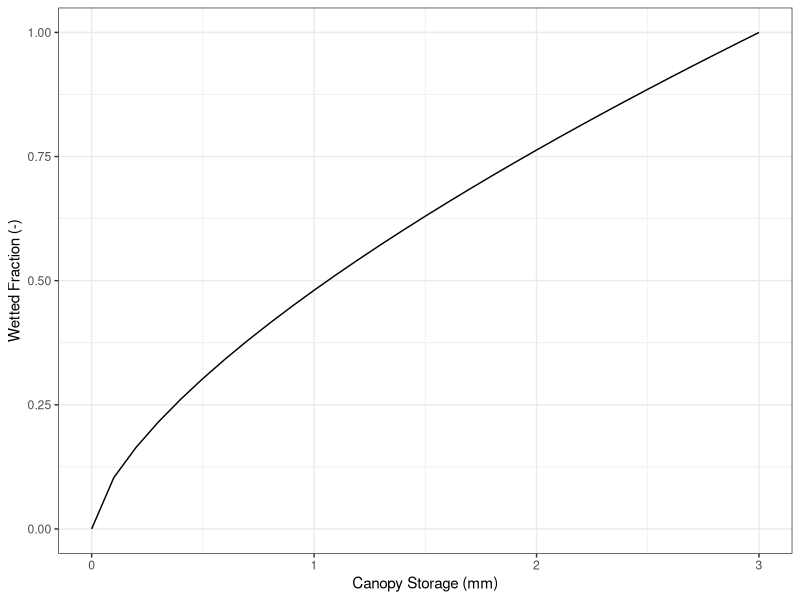
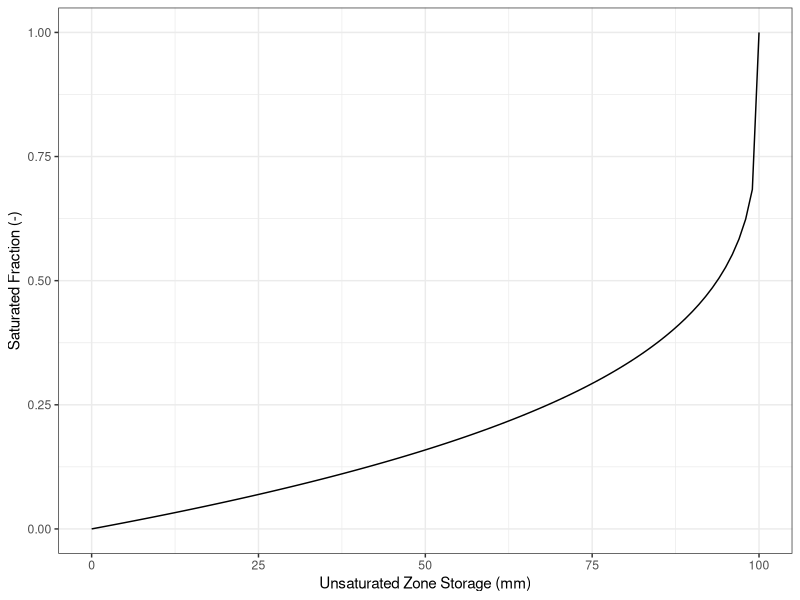
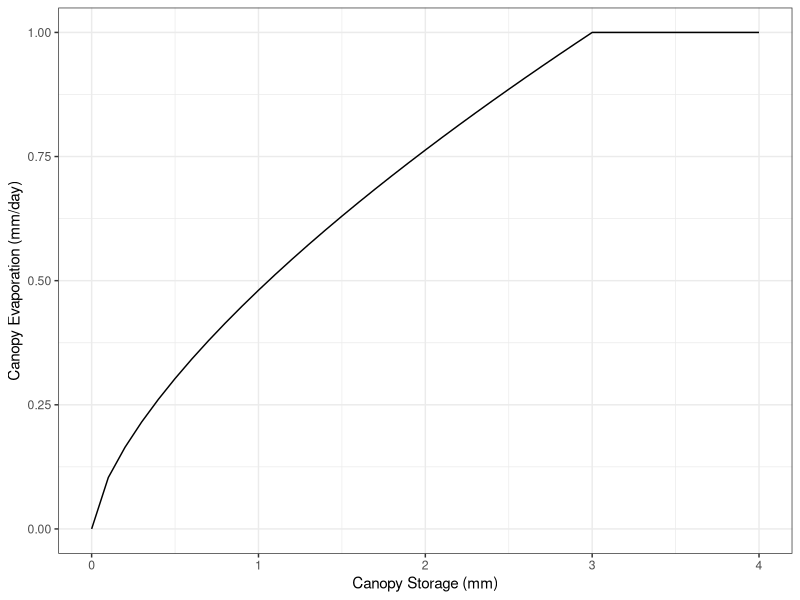
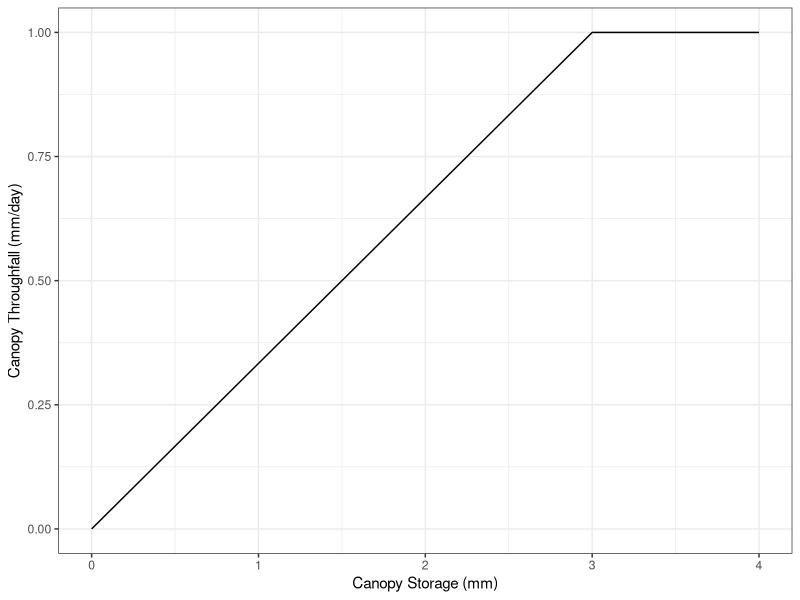
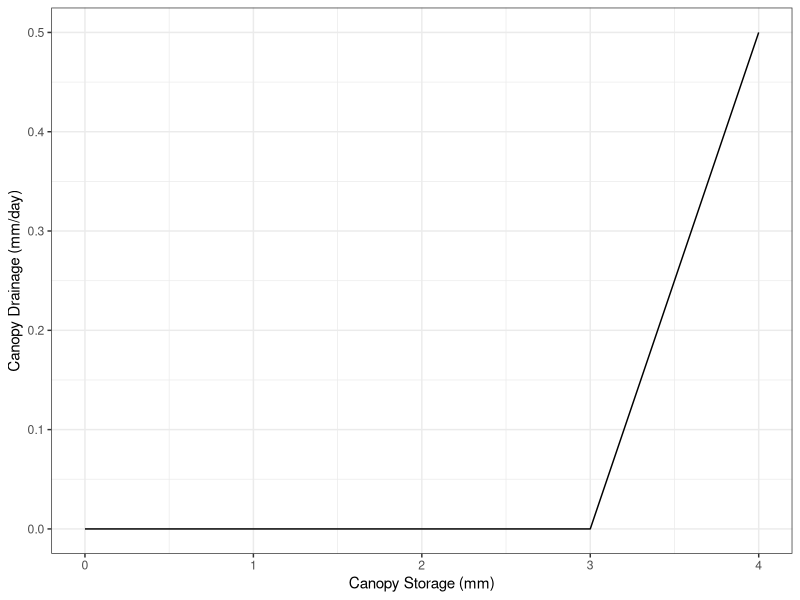
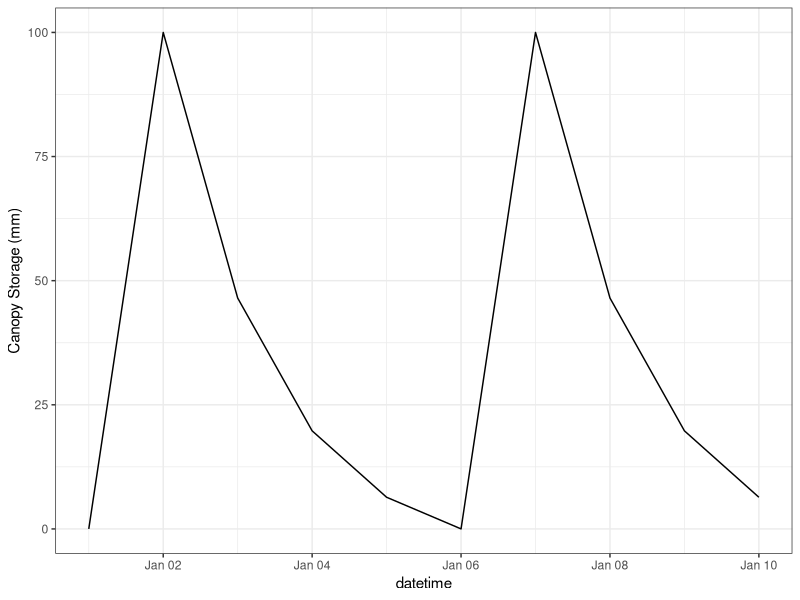
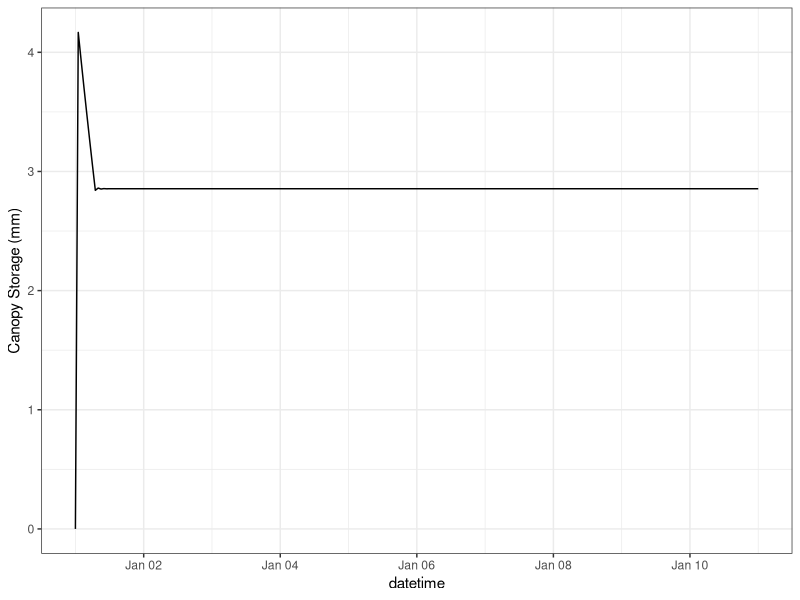
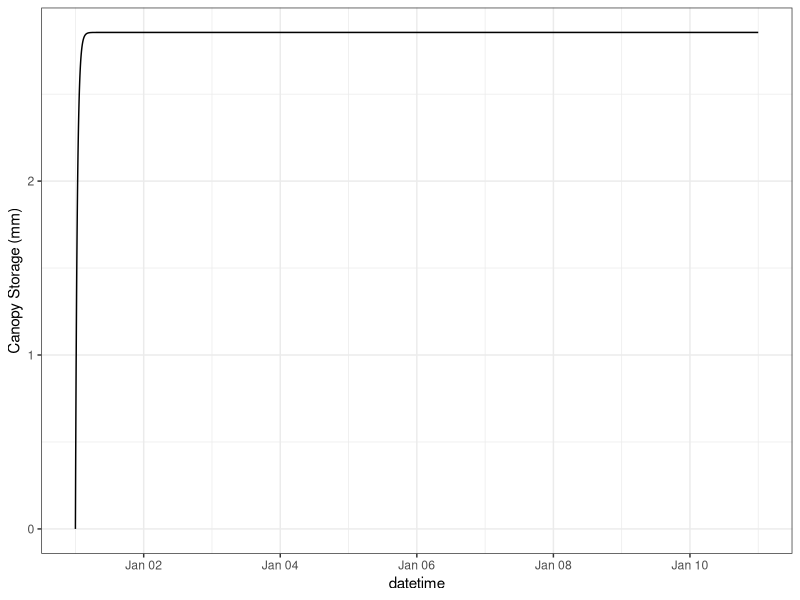

R code for these plots, in order:
## ---- chunk 1
#| include: false
library(tidyverse)
## ---- chunk 2
nonLinearityWetFrac <- 2/3 # Non-linearity in the wetted fraction of the canopy (-)
canopyInterceptionCapacity <- 3.00 # Maximum non-drainable interception storage (mm)
canopyDrainageConstant <- 0.50 # Canopy drainage coefficient (day-1)
fieldCapacity <- 25.00 # Field capacity (mm)
unsatMaxStorage <- 100.00 # Maximum storage in the unsaturated zone (mm)
nonLinearityVarSourceArea <- 0.25 # Non-linearity in the variable source area (-)
maxPerc <- 500.00 # Maximum percolation rate (mm day-1)
nonLinearityPerc <- 3.00 # Percolation non-linearity (-)
runoffCoefSatZone <- 0.10 # Runoff coefficient for the saturated zone (day-1)
## ---- chunk 3
wetFrac <- function(canopyInterception){
  if (canopyInterception <= canopyInterceptionCapacity) {
    wetFracOut <- (canopyInterception/canopyInterceptionCapacity)^nonLinearityWetFrac
  }
  else {
    wetFracOut <- 1
  }
  return(wetFracOut)
}
## ---- chunk 4
satFrac <- function(unsatStorage){
  if (unsatStorage < unsatMaxStorage) {
    satFracOut <- 1-(1-(unsatStorage/unsatMaxStorage))^nonLinearityVarSourceArea
  }
  else {
    satFracOut <- 1
  }
  return(satFracOut)
}
## ---- chunk 5
wet_df <- data.frame(
  canopy_storage = seq(0, 3, by = 0.1)
)

wet_df$wet_frac <- sapply(wet_df$canopy_storage, wetFrac)
## ---- chunk 6
sat_df <- data.frame(
  unsat_zone_storage = seq(0, 100, by = 1)
)

sat_df$sat_frac <- sapply(sat_df$unsat_zone_storage, satFrac)
## ---- chunk 7
#| label: "fig-q-1"
#| layout-ncol: 2
#| fig-width: 4
#| fig-height: 4
#| fig-subcap: 
#| - " "
#| - " "
#| fig-cap: Diagnostic variables used in the flux calculations

ggplot(wet_df, aes(canopy_storage, wet_frac)) + 
  geom_line() +
  xlab('Canopy Storage (mm)') +
  ylab('Wetted Fraction (-)') +
  theme_bw()

ggplot(sat_df, aes(unsat_zone_storage, sat_frac)) + 
  geom_line() +
  xlab('Unsaturated Zone Storage (mm)') +
  ylab('Saturated Fraction (-)') +
  theme_bw()
## ---- chunk 8
interceptEvap <- function(potentialEvap, wetFrac){
  return(potentialEvap*wetFrac)
}
## ---- chunk 9
canopyThroughfall <- function(precipInc, canopyInterception){
  if (canopyInterception < canopyInterceptionCapacity) {
    canopyThroughfall <- precipInc*(canopyInterception/canopyInterceptionCapacity)
  }
  else {
    canopyThroughfall <- precipInc
  }
  return(canopyThroughfall)
}
## ---- chunk 10
canopyDrainage <- function(precipInc, canopyInterception){
  if (canopyInterception < canopyInterceptionCapacity) {
    canopyDrainageOut <- 0
  }
  else {
    canopyDrainageOut <- canopyDrainageConstant * (canopyInterception - canopyInterceptionCapacity) 
  }
  return(canopyDrainageOut)
}
## ---- chunk 11
unsatZoneEvap <- function(unsatStorage, potentialEvap, wetFrac){
  if (unsatStorage < fieldCapacity) {
    unsatZoneEvapOut <- potentialEvap*(unsatStorage/fieldCapacity)*(1-wetFrac)
  }
  else {
    unsatZoneEvapOut <- potentialEvap*(1-wetFrac)
  }
  return(unsatZoneEvapOut)
}
## ---- chunk 12
overlandFlow <- function(precipExcess, satFrac){
  overlandFlowOut <- precipExcess*satFrac
}
## ---- chunk 13
percolation <- function(unsatStorage){
  if (unsatStorage < fieldCapacity) {
    percolationOut <- 0
  }
  else {
    percolationOut <- maxPerc * ((unsatStorage-fieldCapacity)/(unsatMaxStorage-fieldCapacity))^nonLinearityPerc
  }
  return(percolationOut)
}
## ---- chunk 14
satFrac <- function(unsatStorage){
  if (unsatStorage < unsatMaxStorage) {
    satFracOut <- 1 - (1-(unsatStorage/unsatMaxStorage)^nonLinearityVarSourceArea)
  }
  else {
    satFracOut <- 1
  }
  return(satFracOut)
}
## ---- chunk 15
baseflow <- function(satStorage){
  return(satStorage*maxPerc)
}
## ---- chunk 16
precip_inc <- 1 # mm day-1
pot_et <- 1 # mm day-1
## ---- chunk 17
canopy_df <- data.frame(
  canopy_storage = seq(0, 4, 0.1)
)

canopy_df$wet_frac <- sapply(canopy_df$canopy_storage, wetFrac)

canopy_df$canopy_evap <- interceptEvap(potentialEvap = pot_et, wetFrac = canopy_df$wet_frac)

canopy_df$canopy_throughfall <- mapply(canopyThroughfall, precip_inc, canopy_df$canopy_storage)

canopy_df$canopy_drainage <- mapply(canopyDrainage, precip_inc, canopy_df$canopy_storage)


## ---- chunk 18
#| label: "fig-q-2"
#| layout-ncol: 3
#| fig-width: 3
#| fig-height: 3
#| fig-subcap: 
#| - " "
#| - " "
#| - " "
#| fig-cap: Diagnostic variables used in the flux calculations

ggplot(canopy_df, aes(canopy_storage, canopy_evap)) + 
  geom_line() +
  xlab('Canopy Storage (mm)') +
  ylab('Canopy Evaporation (mm/day)') +
  theme_bw()

ggplot(canopy_df, aes(canopy_storage, canopy_throughfall)) + 
  geom_line() +
  xlab('Canopy Storage (mm)') +
  ylab('Canopy Throughfall (mm/day)') +
  theme_bw()

ggplot(canopy_df, aes(canopy_storage, canopy_drainage)) + 
  geom_line() +
  xlab('Canopy Storage (mm)') +
  ylab('Canopy Drainage (mm/day)') +
  theme_bw()
## ---- chunk 19
delCanopyStorage <- function(precipInc, canopyEvap, canopyThroughfall, canopyDrainage){
  delCanopyStorageOut <- precipInc - canopyEvap - canopyThroughfall - canopyDrainage
  
  return(delCanopyStorageOut)
}
## ---- chunk 20
# precipExcess is the effective precipitation flux, canopy throughfall plus canopy drainage (mm day)

delUnsatStorage <- function(precipExcess, unsatZoneEvap, overlandFlow, percolation){
  delUnsatStorageOut <- precipExcess - unsatZoneEvap - overlandFlow - percolation
  
  return(delUnsatStorageOut)
}
## ---- chunk 21
delSatStorage <- function(percolation, baseflow){
  delSatStorageOut <- percolation - baseflow
  
  return(delSatStorageOut)
}
## ---- chunk 22
daily_df <- data.frame(
  datetime = seq(as.POSIXct('2023-01-01'), as.POSIXct('2023-01-10'), by = 'day'),
  ppt = 100, # The precipitation flux: P = 100 mm day−1
  ppe = 100, # The effective precipitation flux: Pe = 100 mm day−1 .
  pet = 5, # The potential ET flux: Ep = 5 mm day−1
  wet_frac = NA,
  canopy_evap = NA,
  canopy_throughfall = NA,
  canopy_drainage = NA
  )

hourly_df <- data.frame(
  datetime = seq(as.POSIXct('2023-01-01'), as.POSIXct('2023-01-11'), by = 'hour'),
  ppt = 100, # The precipitation flux: P = 100 mm day−1
  ppe = 100, # The effective precipitation flux: Pe = 100 mm day−1 .
  pet = 5, # The potential ET flux: Ep = 5 mm day−1
  wet_frac = NA,
  canopy_evap = NA,
  canopy_throughfall = NA,
  canopy_drainage = NA
  )

five_min_df <- data.frame(
  datetime = seq(as.POSIXct('2023-01-01'), as.POSIXct('2023-01-11'), by = '5 min'),
  ppt = 100, # The precipitation flux: P = 100 mm day−1
  ppe = 100, # The effective precipitation flux: Pe = 100 mm day−1 .
  pet = 5, # The potential ET flux: Ep = 5 mm day−1
  wet_frac = NA,
  canopy_evap = NA,
  canopy_throughfall = NA,
  canopy_drainage = NA
  )

## ---- chunk 23
daily_df$canopy_storage <- c(0, rep(NA, nrow(daily_df)-1))

daily_df

hourly_df$canopy_storage <- c(0, rep(NA, nrow(hourly_df)-1))

head(hourly_df)

five_min_df$canopy_storage <- c(0, rep(NA, nrow(five_min_df)-1))

head(five_min_df)
## ---- chunk 24
runCanopyStorageEuler <- function(df, delTime){
  for (i in 1:(nrow(df)-1)) {
  df$wet_frac[i] <- 
    wetFrac(canopyInterception = df$canopy_storage[i])
  
  df$canopy_evap[i] <- 
    interceptEvap(potentialEvap = df$pet[i], 
                  wetFrac = df$wet_frac[i])   
  
  df$canopy_throughfall[i] <- 
    canopyThroughfall(precipInc = df$ppt[i], 
                      canopyInterception = df$canopy_storage[i])
  
  df$canopy_drainage[i] <- 
    canopyDrainage(precipInc = df$ppt[i], 
                   canopyInterception = df$canopy_storage[i]) 
  
   del_canopy_storage <- delCanopyStorage(df$ppt[i],
                                          df$canopy_evap[i],
                                          df$canopy_throughfall[i],
                                          df$canopy_drainage[i]
                                          ) * delTime
   
  df$canopy_storage[i+1] <- max(c(df$canopy_storage[i] + del_canopy_storage, 0))
  }
  return(df)
}
## ---- chunk 25
delTime <- 1 # day

daily_df <- runCanopyStorageEuler(daily_df, delTime)
## ---- chunk 26
delTime <- 1/24 # (day)

hourly_df <- runCanopyStorageEuler(hourly_df, delTime)
## ---- chunk 27
delTime <- 5/1440 # (day)

five_min_df <- runCanopyStorageEuler(five_min_df, delTime)
## ---- chunk 28
#| label: "fig-q-3"
#| layout-ncol: 3
#| fig-width: 3
#| fig-height: 3
#| fig-subcap: 
#| - "Daily"
#| - "Hourly"
#| - "5-min"
#| fig-cap: Diagnostic variables used in the flux calculations

ggplot(daily_df, aes(datetime, canopy_storage)) + 
  geom_line() +
  xlab('datetime') +
  ylab('Canopy Storage (mm)') +
  theme_bw()

ggplot(hourly_df, aes(datetime, canopy_storage)) + 
  geom_line() +
  xlab('datetime') +
  ylab('Canopy Storage (mm)') +
  theme_bw()

ggplot(five_min_df, aes(datetime, canopy_storage)) + 
  geom_line() +
  xlab('datetime') +
  ylab('Canopy Storage (mm)') +
  theme_bw()
## ---- chunk 29
runUnsatStorageEuler <- function(df, delTime){
  # set-up time loop
  for (i in 1:(nrow(df)-1)) {
    
  # calculate the fluxes     
  df$unsat_evap[i] <- 
    unsatZoneEvap(unsatStorage = df$unsat_storage[i],
                  potentialEvap = df$pet[i],
                  wetFrac = wet_frac_const)
  sat_frac_current <- 
    satFrac(unsatStorage = df$unsat_storage[i])  
  
  df$overland_flow[i] <- 
    overlandFlow(precipExcess = df$ppe[i], 
                 satFrac = sat_frac_current)   
  
  df$percolation[i] <- 
    percolation(unsatStorage = df$unsat_storage[i])
  
  # calculate the change in storage due to current fluxes
   del_unsat_storage <- delUnsatStorage(df$ppe[i],
                                          df$unsat_evap[i],
                                          df$overland_flow[i],
                                          df$percolation[i]
                                          ) * delTime
  # calculate the state of the next time step by adding the current change in storage to the state at the current time step, if the updated value is less than 0 set the state to 0 
  df$unsat_storage[i+1] <- max(c(df$unsat_storage[i] + del_unsat_storage, 0))
  }
  
  # return the time series output
  return(df)
}
## ---- chunk 30
# update the initial conditions for the unsaturated zone

daily_df$unsat_storage <- c(0, rep(NA, nrow(daily_df)-1))

hourly_df$unsat_storage <- c(0, rep(NA, nrow(hourly_df)-1))

five_min_df$unsat_storage <- c(0, rep(NA, nrow(five_min_df)-1))

# use a constant value of zero for the wet fraction to isolate 
# this control volume from the canopy

wet_frac_const <- 0
## ---- chunk 31
delTime <- 1 # day

daily_df <- runUnsatStorageEuler(daily_df, delTime)
## ---- chunk 32
delTime <- 1/24 # (day)

hourly_df <- runUnsatStorageEuler(hourly_df, delTime)
## ---- chunk 33
delTime <- 5/1440 # (day)

five_min_df <- runUnsatStorageEuler(five_min_df, delTime)
## ---- chunk 34
#| label: "fig-q-3"
#| layout-ncol: 3
#| fig-width: 3
#| fig-height: 3
#| fig-subcap: 
#| - "Daily"
#| - "Hourly"
#| - "5-min"
#| fig-cap: Diagnostic variables used in the flux calculations

ggplot(daily_df, aes(datetime, unsat_storage)) + 
  geom_line() +
  xlab('datetime') +
  ylab('Canopy Storage (mm)') +
  theme_bw()

ggplot(hourly_df, aes(datetime, unsat_storage)) + 
  geom_line() +
  xlab('datetime') +
  ylab('Canopy Storage (mm)') +
  theme_bw()

ggplot(five_min_df, aes(datetime, unsat_storage)) + 
  geom_line() +
  xlab('datetime') +
  ylab('Canopy Storage (mm)') +
  theme_bw()
